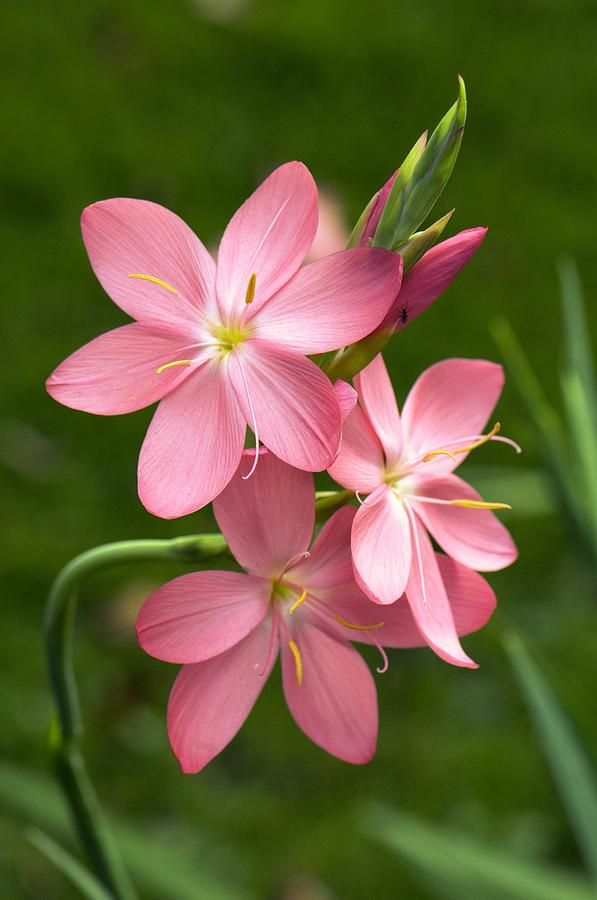
#> input picture assignments/flower.jpg, 597 x 900 px
$ python 13_pixel_classoification.py
#> lines starting #> are read from the running program, lines starting #| are printed output that depends on the picture; after the words box and inside, x2 and y2 are one past the last pixel; in counts of white or black regions, pixels touching at a corner belong together
# Assignment 13: Pixel Classification Using Local Thresholding
# Description: Perform pixel classification using local thresholding.
# Problem:
# Load a grayscale image using OpenCV.
# Apply local thresholding to segment different regions based on local intensity variations.
# Highlight the classified regions in the image using different colors.
# Display the original image and the classified image.


import cv2
import numpy as np

def local_thresholding(image, block_size=15, offset=10):
    rows, cols = image.shape
    thresholded_image = np.zeros((rows, cols), dtype=np.uint8)

    for i in range(0, rows, block_size):
        for j in range(0, cols, block_size):
            x1 = max(0, i)
            y1 = max(0, j)
            x2 = min(i + block_size, rows)
            y2 = min(j + block_size, cols)

            local_region = image[x1:x2, y1:y2]
            threshold = np.mean(local_region) - offset
            thresholded_image[x1:x2, y1:y2] = ((local_region > threshold) * 255).astype(np.uint8)

    return thresholded_image

# Load image
img = cv2.imread('flower.jpg', cv2.IMREAD_GRAYSCALE)
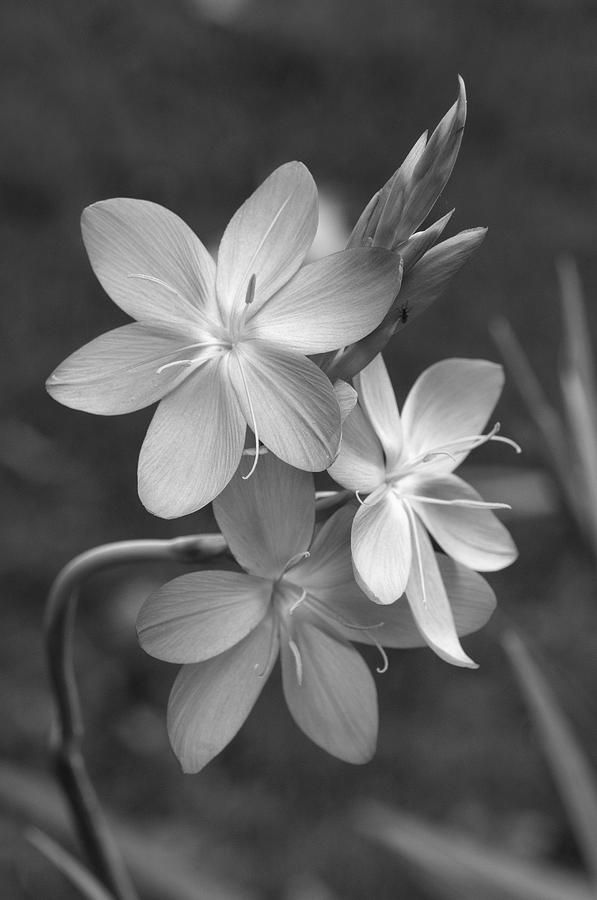
#> img: shape (900, 597); min 0, max 254, mean 93.3
if img is None:
    print("Error: Image not found. Check the file path.")
    exit()

# Apply local thresholding
thresholded_img = local_thresholding(img, block_size=15, offset=10)
#> after the loop in local_thresholding, `for i in range(0, rows, block_size):`:
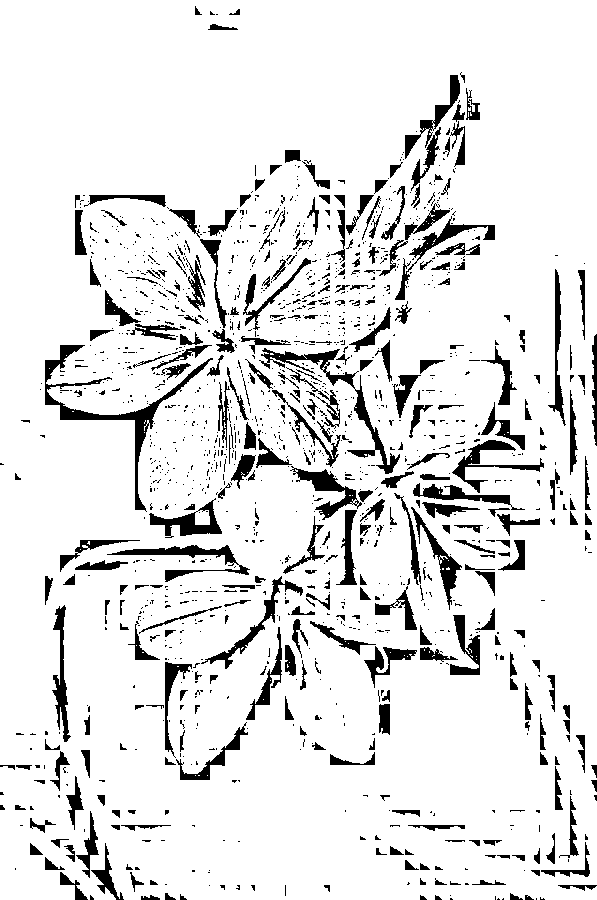
#> thresholded_image: shape (900, 597); 89.3% white; 1429 black regions (1106 under 20 px), largest, box (x1, y1, x2, y2) and area: (45, 345, 213, 512) 2511, (259, 348, 400, 474) 1832, (107, 545, 250, 582) 1218

# Display images
cv2.imshow('Original Image', img)
cv2.imshow('Classified Image', thresholded_img)
cv2.waitKey(0)
cv2.destroyAllWindows()
